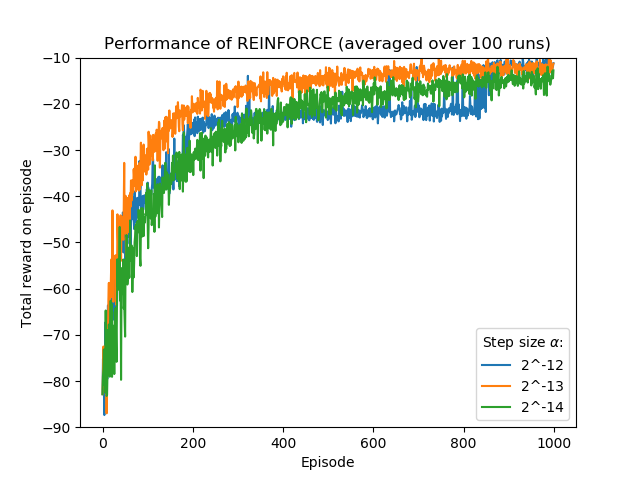

This chart was generated by the following Python code:
'''
This script requires Python 3.7.0 and the following packages:
numpy==1.16.3
matplotlib==3.0.3 (for plotting results)
joblib==0.13.2 (for running experiments in parallel)
scipy==1.3.1 (for computing error bars)
'''


import argparse
import os.path
import numpy as np
import scipy.stats as st
import matplotlib.pyplot as plt
from joblib import Parallel, delayed


class ShortCorridor:
    start_state = 0
    goal_state = 3
    num_states = 4
    num_actions = 2
    left = 0
    right = 1

    @staticmethod
    def init():
        return ShortCorridor.start_state

    @staticmethod
    def reset():
        return ShortCorridor.start_state

    @staticmethod
    def step(state, action):
        assert ShortCorridor.start_state <= state < ShortCorridor.goal_state
        assert action == ShortCorridor.left or action == ShortCorridor.right

        if action == ShortCorridor.left:
            if state == 1:
                state += 1
            elif ShortCorridor.start_state < state:
                state -= 1
        elif action == ShortCorridor.right:
            if state == 1:
                state -= 1
            elif state < ShortCorridor.goal_state:
                state += 1
        else:
            raise ValueError('Invalid Action!')

        if state == ShortCorridor.goal_state:
            return -1, None
        else:
            return -1, state


class ReinforceAgent:
    """
    A REINFORCE agent with a discrete policy parameterization and linear function approximation.
    """

    def __init__(self, num_actions, alpha):
        self.num_actions = num_actions
        self.alpha = alpha
        # Initialize the policy parameters:
        self.theta = np.log([[19], [1]]) # 5% chance of taking action 'right'

    def pi(self, x_s):
        """
        Compute action probabilities from action preferences:
        :param x_s: state feature vector
        :return: an array of action probabilities
        """
        # Compute action preferences for the given feature vector:
        preferences = self.theta.dot(x_s)
        # Convert overflows to underflows:
        preferences = preferences - preferences.max()
        # Convert the preferences into probabilities:
        exp_prefs = np.exp(preferences)
        return exp_prefs / np.sum(exp_prefs)

    def select_action(self, x_s):
        return np.random.choice(2, p=self.pi(x_s).squeeze())

    def eligibility_vector(self, a, s):
        return self.x(s, a) - self.pi(self.x(s)) * (self.x(s, ShortCorridor.left) + self.x(s, ShortCorridor.right))

    def x(self, s, a=None):
        """
        Function approximator that computes state or state-action features.
        """
        if a is None:
            return np.array([[1]])
        elif a == ShortCorridor.right:
            return np.array([[0], [1]])
        elif a == ShortCorridor.left:
            return np.array([[1], [0]])
        else:
            raise ValueError('Invalid Action!')

    def learn(self, s_t, a_t, g_t):
        # Get state features:
        x_s = self.x(s_t)

        # Update policy weights:
        self.theta += self.alpha * g_t * self.eligibility_vector(a_t, s_t)


def experiment(returns, alpha_index, alpha, run_num, random_seed, num_episodes, max_timesteps):
    np.random.seed(random_seed)
    agent = ReinforceAgent(num_actions=ShortCorridor.num_actions, alpha=alpha)

    for episode_num in range(num_episodes):
        episode = []
        g = 0.0
        t = 0

        # Start an episode:
        s = ShortCorridor.init()
        x_s = agent.x(s)

        # Play out the episode:
        while (s is not None) and (t < max_timesteps):
            # Select action to take:
            a = agent.select_action(x_s)

            # Take action a, observe reward r' and next state s':
            r_prime, s_prime = ShortCorridor.step(s, a)

            # Save sequence for later:
            episode.append((s, a, r_prime))

            # Update counters:
            s = s_prime
            g = g + r_prime
            t = t + 1

        # Store returns:
        returns[alpha_index, run_num, episode_num] = g

        # Episode finished, so update the agent:
        gt = g
        for t in range(len(episode)):
            # Unpack timestep:
            s, a, r_prime = episode[t]

            agent.learn(s, a, gt)

            # Compute return from t until end of episode for next timestep:
            gt = gt - r_prime


if __name__ == '__main__':
    parser = argparse.ArgumentParser(description='A script to generate figure 13.1 from Sutton and Barto (2nd Ed.)')
    parser.add_argument('--alphas', type=float, nargs='*', default=[2**-12, 2**-13, 2**-14], help='Policy step sizes')
    parser.add_argument('--num_runs', type=int, default=100, help='The number of runs to average over')
    parser.add_argument('--num_episodes', type=int, default=1000, help='The number of episodes per run')
    parser.add_argument('--max_timesteps', type=int, default=1000, help='The maximum number of timesteps allowed per episode')
    parser.add_argument('--random_seed', type=int, default=2565, help='The random seed to use')
    parser.add_argument('--num_cpus', type=int, default=-1, help='The number of cpus to use')
    parser.add_argument('--confidence_intervals', action='store_true', help='Plot confidence intervals')
    args = parser.parse_args()

    # Set the random seed:
    np.random.seed(args.random_seed)
    # Generate a random seed for each run:
    random_seeds = [np.random.randint(low=0, high=2**20) for run in range(args.num_runs)]

    # If the data file already exists, use it instead of re-generating the data:
    if os.path.exists('returns_13_1.npy'):
        # Create memmapped arrays to be populated in parallel:
        returns = np.memmap('returns_13_1.npy', shape=(len(args.alphas), args.num_runs, args.num_episodes), dtype=np.int16, mode='r')
    else:
        # Create memmapped arrays to be populated in parallel:
        returns = np.memmap('returns_13_1.npy', shape=(len(args.alphas), args.num_runs, args.num_episodes), dtype=np.int16, mode='w+')

        # Run experiments in parallel:
        Parallel(n_jobs=args.num_cpus, verbose=10)(delayed(experiment)(returns, alpha_index, alpha, run_num, random_seed, args.num_episodes, args.max_timesteps) for run_num, random_seed in enumerate(random_seeds) for alpha_index, alpha in enumerate(args.alphas))


    # Plot the results:
    fig = plt.figure()
    ax = fig.add_subplot(111)
    for alpha_index, alpha in enumerate(args.alphas):
            # Average over runs:
            means = np.mean(returns[alpha_index], axis=0)
            p = plt.plot(np.arange(args.num_episodes), means, label='2^{}'.format(int(np.log2(alpha))))  # keep reference for colour-matching with errorbars.

            if args.confidence_intervals:
                # Plot 95% confidence intervals:
                sems = st.sem(returns[alpha_index], axis=0)
                confs = sems * st.t.ppf((1.0 + 0.95) / 2, args.num_runs - 1)
                ax.errorbar(np.arange(args.num_episodes), means, yerr=[confs, confs], color=p[0].get_color(), alpha=.15)

    ax.legend(title='Step size $\\alpha$:')
    ax.set_xlabel('Episode')
    ax.set_ylabel('Total reward on episode')
    ax.set_ylim(-90,-10)
    ax.set_title('Performance of REINFORCE (averaged over {} runs)'.format(args.num_runs))
    plt.savefig('figure_13_1.png')
